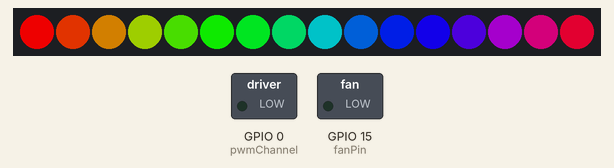
This sketch was run on a simulated ESP32. Shown: 16 RGB LEDs in strip order, left to right, switched loads named in the sketch (green lamp = pin HIGH). Dim RGB values are drawn brighter than linear.

Above: at 0.15 s.
At 9.86 s:
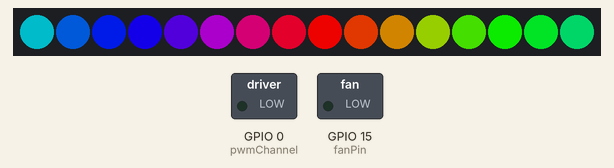
At 19.87 s:
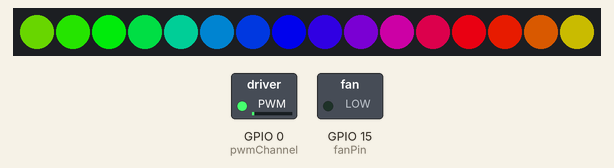
At 39.56 s:
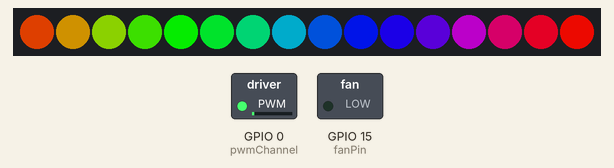
Timing chart, 0 to 40.0 s (numbered marks = the images above):
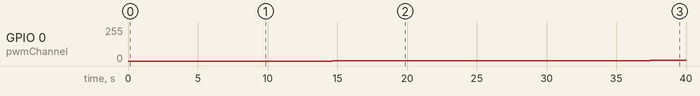

The sketch:

argb_fan.ino
```cpp
#include <FastLED.h>

#define RGB_PIN    14    // 連接 RGB 控制引腳的 GPIO 編號
#define NUM_LEDS   16    // 風扇上 RGB LED 的數量
#define BRIGHTNESS 200   // 設定亮度
#define LED_TYPE   WS2812B // LED 類型 (你可能需要根據你的風扇調整)
#define COLOR_ORDER GRB   // 顏色順序

CRGB leds[NUM_LEDS];     // 定義 LED 陣列


const int fanPin = 15;  // ESP32的PWM引腳
const int pwmFreq = 5000;  // 設定PWM頻率
const int pwmChannel = 0;  // 設定PWM通道
const int pwmResolution = 8;  // 設定PWM解析度 (0-255)

int dutyCycle = 0;
int increment = 1;


void setup() {
  // 設置PWM頻率、通道和解析度
  Serial.begin(115200);
  // 初始化 FastLED

  FastLED.addLeds<LED_TYPE, RGB_PIN, COLOR_ORDER>(leds, NUM_LEDS).setCorrection(TypicalLEDStrip);
  FastLED.setBrightness(BRIGHTNESS);


  // 將指定引腳與PWM通道連接
  pinMode(fanPin, OUTPUT);  // 設定引腳模式為輸出
}

void loop() {
  // 呼叫不同的 RGB 燈效函數
  rainbowCycle(5);       // 彩虹循環效果

  // 設定風扇速度的占空比
  analogWrite(pwmChannel, dutyCycle);

  // 每次迴圈調整占空比，讓風扇速度增加或減少
  dutyCycle += increment;

  // 當占空比達到最大或最小值時，改變方向
  if (dutyCycle <= 0 || dutyCycle >= 255) {
    increment = -increment;
  }

  // 調整速度變化的快慢
  delay(500);
}

// 設置單一顏色
void setStaticColor(CRGB color) {
  fill_solid(leds, NUM_LEDS, color);  // 設置為單一顏色
  FastLED.show();
}

// 彩虹效果函數
void rainbowCycle(uint8_t wait) {
  uint16_t i, j;

  for(j=0; j<256*5; j++) { // 5 週期的彩虹
    for(i=0; i<NUM_LEDS; i++) {
      leds[i] = Wheel(((i * 256 / NUM_LEDS) + j) & 255);
    }
    FastLED.show();
    delay(wait);
  }

}

// 色盤函數，計算不同色調的顏色
CRGB Wheel(byte WheelPos) {
  WheelPos = 255 - WheelPos;
  if(WheelPos < 85) {
    return CRGB(255 - WheelPos * 3, 0, WheelPos * 3);
  } else if(WheelPos < 170) {
    WheelPos -= 85;
    return CRGB(0, WheelPos * 3, 255 - WheelPos * 3);
  } else {
    WheelPos -= 170;
    return CRGB(WheelPos * 3, 255 - WheelPos * 3, 0);
  }
}
```

Measured:
- by itself, GPIO 0 (pwmChannel): 0/255 → 1/255 at 14.7 s, → 2/255 7.6 s later, → 3/255 7.6 s later, → 4/255 7.6 s later
